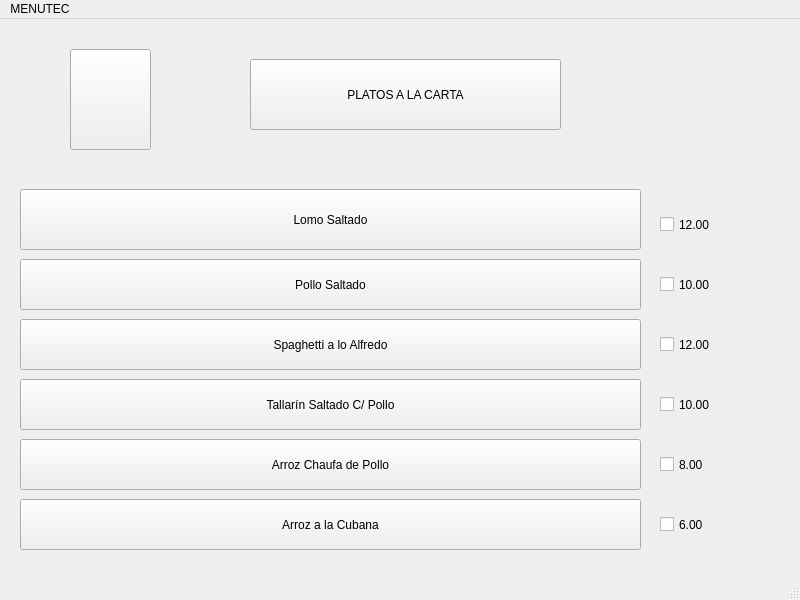
<?xml version="1.0" encoding="UTF-8"?>
<ui version="4.0">
 <class>pcWindow</class>
 <widget class="QMainWindow" name="pcWindow">
  <property name="geometry">
   <rect>
    <x>0</x>
    <y>0</y>
    <width>800</width>
    <height>600</height>
   </rect>
  </property>
  <property name="windowTitle">
   <string>MainWindow</string>
  </property>
  <widget class="QWidget" name="centralwidget">
   <widget class="QPushButton" name="btnLomosaltado0">
    <property name="geometry">
     <rect>
      <x>20</x>
      <y>170</y>
      <width>621</width>
      <height>61</height>
     </rect>
    </property>
    <property name="text">
     <string>Lomo Saltado</string>
    </property>
   </widget>
   <widget class="QPushButton" name="btnPlatosalacarta0">
    <property name="geometry">
     <rect>
      <x>250</x>
      <y>40</y>
      <width>311</width>
      <height>71</height>
     </rect>
    </property>
    <property name="text">
     <string>PLATOS A LA CARTA</string>
    </property>
    <property name="icon">
     <iconset>
      <normaloff>UTEC.png</normaloff>UTEC.png</iconset>
    </property>
   </widget>
   <widget class="QCheckBox" name="checkBox">
    <property name="geometry">
     <rect>
      <x>660</x>
      <y>190</y>
      <width>101</width>
      <height>31</height>
     </rect>
    </property>
    <property name="text">
     <string>12.00</string>
    </property>
   </widget>
   <widget class="QPushButton" name="btnAlfredo0">
    <property name="geometry">
     <rect>
      <x>20</x>
      <y>300</y>
      <width>621</width>
      <height>51</height>
     </rect>
    </property>
    <property name="text">
     <string>Spaghetti a lo Alfredo</string>
    </property>
   </widget>
   <widget class="QCheckBox" name="checkBox_3">
    <property name="geometry">
     <rect>
      <x>660</x>
      <y>310</y>
      <width>101</width>
      <height>31</height>
     </rect>
    </property>
    <property name="text">
     <string>12.00</string>
    </property>
   </widget>
   <widget class="QPushButton" name="btnIzquierda4">
    <property name="geometry">
     <rect>
      <x>70</x>
      <y>30</y>
      <width>81</width>
      <height>101</height>
     </rect>
    </property>
    <property name="text">
     <string/>
    </property>
    <property name="icon">
     <iconset>
      <normaloff>flecha-hacia-la-izquierda-antes-de-icono-4330-128.png</normaloff>flecha-hacia-la-izquierda-antes-de-icono-4330-128.png</iconset>
    </property>
    <property name="iconSize">
     <size>
      <width>100</width>
      <height>100</height>
     </size>
    </property>
   </widget>
   <widget class="QCheckBox" name="checkBox_2">
    <property name="geometry">
     <rect>
      <x>660</x>
      <y>250</y>
      <width>101</width>
      <height>31</height>
     </rect>
    </property>
    <property name="text">
     <string>10.00</string>
    </property>
   </widget>
   <widget class="QPushButton" name="btnPollosaltado0">
    <property name="geometry">
     <rect>
      <x>20</x>
      <y>240</y>
      <width>621</width>
      <height>51</height>
     </rect>
    </property>
    <property name="text">
     <string>Pollo Saltado</string>
    </property>
   </widget>
   <widget class="QPushButton" name="btnTallarin0">
    <property name="geometry">
     <rect>
      <x>20</x>
      <y>360</y>
      <width>621</width>
      <height>51</height>
     </rect>
    </property>
    <property name="text">
     <string>Tallarín Saltado C/ Pollo</string>
    </property>
   </widget>
   <widget class="QPushButton" name="btnChifa0">
    <property name="geometry">
     <rect>
      <x>20</x>
      <y>420</y>
      <width>621</width>
      <height>51</height>
     </rect>
    </property>
    <property name="text">
     <string>Arroz Chaufa de Pollo</string>
    </property>
   </widget>
   <widget class="QPushButton" name="btnCubana0">
    <property name="geometry">
     <rect>
      <x>20</x>
      <y>480</y>
      <width>621</width>
      <height>51</height>
     </rect>
    </property>
    <property name="text">
     <string>Arroz a la Cubana</string>
    </property>
   </widget>
   <widget class="QCheckBox" name="checkBox_4">
    <property name="geometry">
     <rect>
      <x>660</x>
      <y>370</y>
      <width>101</width>
      <height>31</height>
     </rect>
    </property>
    <property name="text">
     <string>10.00</string>
    </property>
   </widget>
   <widget class="QCheckBox" name="checkBox_5">
    <property name="geometry">
     <rect>
      <x>660</x>
      <y>430</y>
      <width>101</width>
      <height>31</height>
     </rect>
    </property>
    <property name="text">
     <string>8.00</string>
    </property>
   </widget>
   <widget class="QCheckBox" name="checkBox_6">
    <property name="geometry">
     <rect>
      <x>660</x>
      <y>490</y>
      <width>101</width>
      <height>31</height>
     </rect>
    </property>
    <property name="text">
     <string>6.00</string>
    </property>
   </widget>
  </widget>
  <widget class="QMenuBar" name="menubar">
   <property name="geometry">
    <rect>
     <x>0</x>
     <y>0</y>
     <width>800</width>
     <height>25</height>
    </rect>
   </property>
   <widget class="QMenu" name="menuMENUTEC">
    <property name="title">
     <string>MENUTEC</string>
    </property>
   </widget>
   <addaction name="menuMENUTEC"/>
  </widget>
  <widget class="QStatusBar" name="statusbar"/>
 </widget>
 <resources/>
 <connections/>
</ui>
